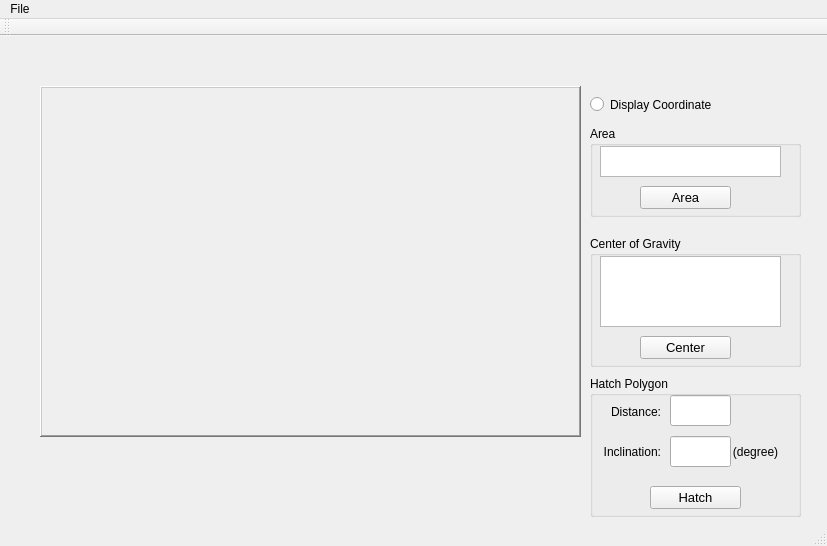
<?xml version="1.0" encoding="UTF-8"?>
<ui version="4.0">
 <class>MainWindow</class>
 <widget class="QMainWindow" name="MainWindow">
  <property name="geometry">
   <rect>
    <x>0</x>
    <y>0</y>
    <width>827</width>
    <height>546</height>
   </rect>
  </property>
  <property name="windowTitle">
   <string>MainWindow</string>
  </property>
  <widget class="QWidget" name="centralWidget">
   <widget class="QFrame" name="Pixmapframe">
    <property name="geometry">
     <rect>
      <x>40</x>
      <y>50</y>
      <width>541</width>
      <height>351</height>
     </rect>
    </property>
    <property name="frameShape">
     <enum>QFrame::WinPanel</enum>
    </property>
    <property name="frameShadow">
     <enum>QFrame::Raised</enum>
    </property>
   </widget>
   <widget class="QRadioButton" name="radioButtonCoordinate">
    <property name="geometry">
     <rect>
      <x>590</x>
      <y>60</y>
      <width>121</width>
      <height>17</height>
     </rect>
    </property>
    <property name="text">
     <string>Display Coordinate</string>
    </property>
   </widget>
   <widget class="QGroupBox" name="groupBoxArea">
    <property name="geometry">
     <rect>
      <x>590</x>
      <y>90</y>
      <width>211</width>
      <height>91</height>
     </rect>
    </property>
    <property name="title">
     <string>Area</string>
    </property>
    <widget class="QPushButton" name="pushButton_ComputeArea">
     <property name="geometry">
      <rect>
       <x>50</x>
       <y>60</y>
       <width>91</width>
       <height>23</height>
      </rect>
     </property>
     <property name="font">
      <font>
       <pointsize>10</pointsize>
      </font>
     </property>
     <property name="text">
      <string>Area</string>
     </property>
    </widget>
    <widget class="QTextEdit" name="textEditResultArea">
     <property name="geometry">
      <rect>
       <x>10</x>
       <y>20</y>
       <width>181</width>
       <height>31</height>
      </rect>
     </property>
    </widget>
   </widget>
   <widget class="QGroupBox" name="groupBoxCenter">
    <property name="geometry">
     <rect>
      <x>590</x>
      <y>200</y>
      <width>211</width>
      <height>131</height>
     </rect>
    </property>
    <property name="title">
     <string>Center of Gravity</string>
    </property>
    <widget class="QPushButton" name="pushButton_Center">
     <property name="geometry">
      <rect>
       <x>50</x>
       <y>100</y>
       <width>91</width>
       <height>23</height>
      </rect>
     </property>
     <property name="font">
      <font>
       <pointsize>10</pointsize>
      </font>
     </property>
     <property name="text">
      <string>Center</string>
     </property>
    </widget>
    <widget class="QTextEdit" name="textEditResultCenter">
     <property name="geometry">
      <rect>
       <x>10</x>
       <y>20</y>
       <width>181</width>
       <height>71</height>
      </rect>
     </property>
    </widget>
   </widget>
   <widget class="QGroupBox" name="groupBoxHatch">
    <property name="geometry">
     <rect>
      <x>590</x>
      <y>340</y>
      <width>211</width>
      <height>141</height>
     </rect>
    </property>
    <property name="title">
     <string>Hatch Polygon</string>
    </property>
    <widget class="QPushButton" name="pushButtonHatch">
     <property name="geometry">
      <rect>
       <x>60</x>
       <y>110</y>
       <width>91</width>
       <height>23</height>
      </rect>
     </property>
     <property name="font">
      <font>
       <pointsize>10</pointsize>
      </font>
     </property>
     <property name="text">
      <string>Hatch</string>
     </property>
    </widget>
    <widget class="QLabel" name="label">
     <property name="geometry">
      <rect>
       <x>10</x>
       <y>20</y>
       <width>61</width>
       <height>31</height>
      </rect>
     </property>
     <property name="text">
      <string>Distance:</string>
     </property>
     <property name="alignment">
      <set>Qt::AlignRight|Qt::AlignTrailing|Qt::AlignVCenter</set>
     </property>
    </widget>
    <widget class="QLabel" name="label_2">
     <property name="geometry">
      <rect>
       <x>0</x>
       <y>60</y>
       <width>71</width>
       <height>31</height>
      </rect>
     </property>
     <property name="text">
      <string>Inclination:</string>
     </property>
     <property name="alignment">
      <set>Qt::AlignRight|Qt::AlignTrailing|Qt::AlignVCenter</set>
     </property>
    </widget>
    <widget class="QLabel" name="label_3">
     <property name="geometry">
      <rect>
       <x>140</x>
       <y>60</y>
       <width>51</width>
       <height>31</height>
      </rect>
     </property>
     <property name="text">
      <string>(degree)</string>
     </property>
     <property name="alignment">
      <set>Qt::AlignCenter</set>
     </property>
    </widget>
    <widget class="QLineEdit" name="lineEditDistance">
     <property name="geometry">
      <rect>
       <x>80</x>
       <y>19</y>
       <width>61</width>
       <height>31</height>
      </rect>
     </property>
    </widget>
    <widget class="QLineEdit" name="lineEditAngle">
     <property name="geometry">
      <rect>
       <x>80</x>
       <y>60</y>
       <width>61</width>
       <height>31</height>
      </rect>
     </property>
    </widget>
   </widget>
  </widget>
  <widget class="QMenuBar" name="menuBar">
   <property name="geometry">
    <rect>
     <x>0</x>
     <y>0</y>
     <width>827</width>
     <height>21</height>
    </rect>
   </property>
   <widget class="QMenu" name="menuFile">
    <property name="title">
     <string>File</string>
    </property>
    <addaction name="actionOpen_file"/>
   </widget>
   <addaction name="menuFile"/>
  </widget>
  <widget class="QToolBar" name="mainToolBar">
   <attribute name="toolBarArea">
    <enum>TopToolBarArea</enum>
   </attribute>
   <attribute name="toolBarBreak">
    <bool>false</bool>
   </attribute>
  </widget>
  <widget class="QStatusBar" name="statusBar"/>
  <action name="actionOpen_file">
   <property name="text">
    <string>Open file</string>
   </property>
  </action>
 </widget>
 <layoutdefault spacing="6" margin="11"/>
 <resources/>
 <connections/>
</ui>
